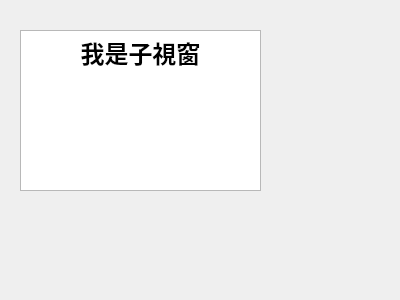
<?xml version="1.0" encoding="UTF-8"?>
<ui version="4.0">
 <class>Form</class>
 <widget class="QWidget" name="Form">
  <property name="geometry">
   <rect>
    <x>0</x>
    <y>0</y>
    <width>400</width>
    <height>300</height>
   </rect>
  </property>
  <property name="windowTitle">
   <string>Form</string>
  </property>
  <widget class="QTextEdit" name="textEdit">
   <property name="geometry">
    <rect>
     <x>20</x>
     <y>30</y>
     <width>241</width>
     <height>161</height>
    </rect>
   </property>
   <property name="html">
    <string>&lt;!DOCTYPE HTML PUBLIC &quot;-//W3C//DTD HTML 4.0//EN&quot; &quot;http://www.w3.org/TR/REC-html40/strict.dtd&quot;&gt;
&lt;html&gt;&lt;head&gt;&lt;meta name=&quot;qrichtext&quot; content=&quot;1&quot; /&gt;&lt;style type=&quot;text/css&quot;&gt;
p, li { white-space: pre-wrap; }
&lt;/style&gt;&lt;/head&gt;&lt;body style=&quot; font-family:'PMingLiU'; font-size:9pt; font-weight:400; font-style:normal;&quot;&gt;
&lt;p align=&quot;center&quot; dir='rtl' style=&quot; margin-top:0px; margin-bottom:0px; margin-left:0px; margin-right:0px; -qt-block-indent:0; text-indent:0px;&quot;&gt;&lt;span style=&quot; font-size:18pt; font-weight:600;&quot;&gt;我是子視窗&lt;/span&gt;&lt;/p&gt;&lt;/body&gt;&lt;/html&gt;</string>
   </property>
  </widget>
 </widget>
 <resources/>
 <connections/>
</ui>
